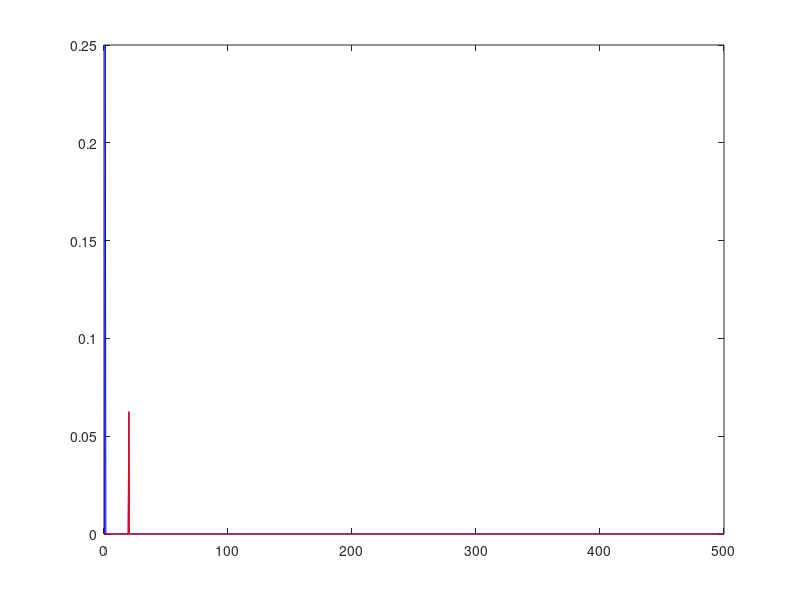
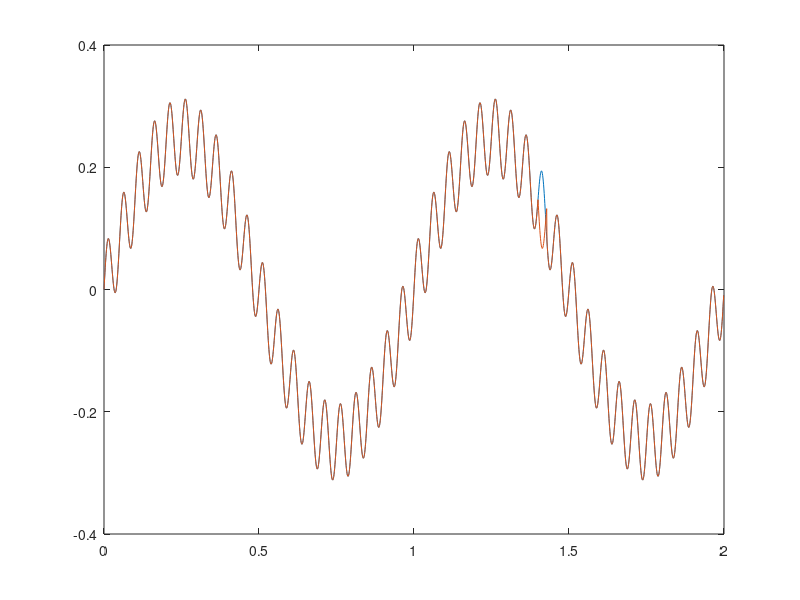

Source code (MATLAB) for these figures, in order:
%% Homework 3
close all
clear all

Fs = 1000;            % Sampling frequency                    
T = 1/Fs;             % Sampling period       
L = 2000;             % Length of signal
t = (0:L-1)*T;
a1=0.25;
a2=0.0625;
y=a1*sin(2*pi*t*1);
y2=a2*sin(2*pi*t*20);
z=y+y2;
%%
output=fft(z);
P2 = abs(output/L);
P1 = P2(1:L/2+1);
P1(2:end-1) = 2*P1(2:end-1);
f=(Fs)*(0:(L/2))/L;
plot(f,P1,'b'); hold on;
a3=a2;
phase=0;
x=ceil(rand*3)
%x=2;
freq=20;

if x==1
    freq=ceil(rand*100);
    
elseif x==2
    a3=0.02;
else
    phase=pi;
end
y3=a3*sin(2*pi*t*freq+phase);
y2=[a2*sin(2*pi*t(1:1400)*20),a3*sin(2*pi*t(1401:1429)*freq+phase),a2*sin(2*pi*t(1430:2000)*20)];
z2=y+y2;
output2=fft(y3);
P2 = abs(output2/L);
P1 = P2(1:L/2+1);
P1(2:end-1) = 2*P1(2:end-1);
plot(f,P1,'r'); figure;
plot(t,z);
hold on; plot(t,z2);